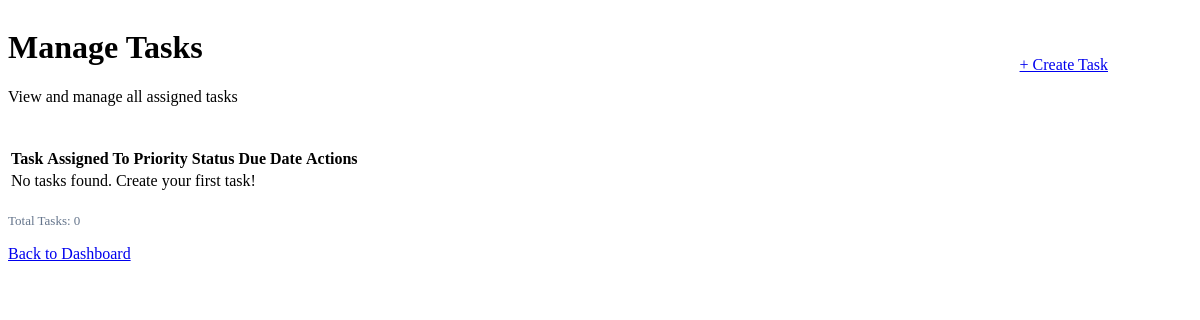
Before: /manage-task with the older database file.
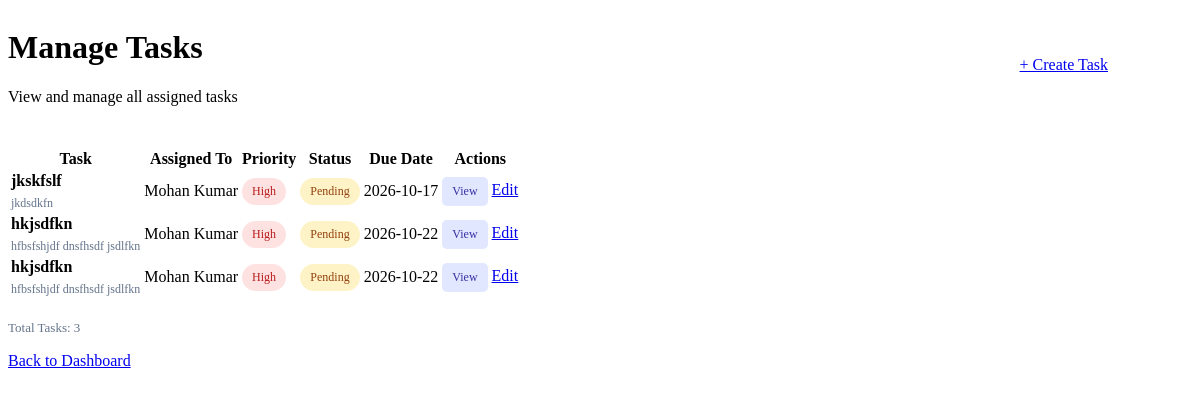
After: the same page with the newer database file.
### tables this page shows
CREATE TABLE tasks (
            id INTEGER PRIMARY KEY AUTOINCREMENT,
            title TEXT NOT NULL,
            description TEXT,
            assigned_to INTEGER,
            priority TEXT NOT NULL DEFAULT 'Medium',
            deadline DATE,
            status TEXT NOT NULL DEFAULT 'Pending',
            created_at TIMESTAMP DEFAULT CURRENT_TIMESTAMP,
            FOREIGN KEY (assigned_to) REFERENCES users(id)
        );

CREATE TABLE users (
            id INTEGER PRIMARY KEY AUTOINCREMENT,
            name TEXT NOT NULL,
            email TEXT UNIQUE NOT NULL,
            password TEXT NOT NULL,
            role TEXT NOT NULL,
            status TEXT NOT NULL DEFAULT 'Active',
            created_at TIMESTAMP DEFAULT CURRENT_TIMESTAMP
        );

### app.py (the view)
@app.route("/manage-task")
def manage_tasks():
    connection = get_db_connection()
    tasks = connection.execute(
        """
        SELECT tasks.*, users.name AS assigned_name
        FROM tasks
        LEFT JOIN users ON tasks.assigned_to = users.id
        ORDER BY tasks.id DESC
        """
    ).fetchall()
    connection.close()
    return render_template("manage_tasks.html", tasks=tasks)

### database.py (called while the page is built)
def get_db_connection():
    connection = sqlite3.connect(DATABASE)
    connection.row_factory = sqlite3.Row
    return connection

### templates/manage_tasks.html (shortened to what this page needs)
<!DOCTYPE html>
<html lang="en">
<head>
    <link rel="stylesheet"
          href="{{ url_for('static', filename='manage_task.css') }}">
</head>
<body>
    <div class="page">
        <div class="card tasks-card">
            <div class="header">
                <div>
                    <h1>Manage Tasks</h1>
                    <p>View and manage all assigned tasks</p>
                </div>
                <a href="/create-task" class="add-button">
                    + Create Task
                </a>
            </div>
            <div class="table-container">
                <table>
                    <thead>
                        <tr>
                            <th>Task</th>
                            <th>Assigned To</th>
                            <th>Priority</th>
                            <th>Status</th>
                            <th>Due Date</th>
                            <th>Actions</th>
                        </tr>
                    </thead>
                    <tbody>
                        {% for task in tasks %}
                        <tr>
                            <td>
                                <strong>{{ task.title }}</strong>
                                <small>{{ task.description }}</small>
                            </td>
                            <td>
                                {{ task.assigned_name or 'Not Assigned' }}
                            </td>
                            <td>
                                <span class="priority-{{ task.priority|lower }}">
                                    {{ task.priority }}
                                </span>
                            </td>
                            <td>
                                <span class="status-{{ task.status|lower|replace(' ', '-') }}">
                                    {{ task.status }}
                                </span>
                            </td>
                            <td>{{ task.deadline or 'Not Set' }}</td>
                            <td>
                                <a href="/task-details?id={{ task.id }}"
                                   class="view-button">
                                    View
                                </a>
                                <a href="/edit-task?id={{ task.id }}"
                                   class="edit-button">
                                    Edit
                                </a>
                            </td>
                        </tr>
                        {% else %}
                        <tr>
                            <td colspan="6">No tasks found. Create your first task!</td>
                        </tr>
                        {% endfor %}
                    </tbody>
                </table>
            </div>
            <div class="task-footer">
                Total Tasks: {{ tasks|length }}
            </div>
            <p>
                <a href="/dashboard">Back to Dashboard</a>
            </p>
        </div>
    </div>
</body>
</html>

### Css/manage_task.css (style rules this page uses)
.tasks-card { width: 1100px; max-width: 96%; }
.tasks-card .header { display: flex; justify-content: space-between; align-items: center; gap: 15px; margin-bottom: 25px; }
.tasks-card small { display: block; margin-top: 6px; color: #64748b; font-size: 12px; }
.priority-high, .priority-medium, .priority-low, .status-progress, .status-pending, .status-completed { display: inline-block; padding: 6px 10px; border-radius: 15px; font-size: 12px; white-space: nowrap; }
.priority-high { background: #fee2e2; color: #b91c1c; }
.status-pending { background: #fef3c7; color: #92400e; }
.view-button { display: inline-block; padding: 7px 10px; background: #e0e7ff; color: #3730a3; border-radius: 5px; text-decoration: none; font-size: 12px; }
.task-footer { margin-top: 20px; color: #64748b; font-size: 13px; }

Changed rows visible on the page:
added tasks: title "jkskfslf", description "jkdsdkfn", name "Mohan Kumar", priority "High", status "Pending", deadline "2026-10-17"
added tasks: title "hkjsdfkn", description "hfbsfshjdf dnsfhsdf jsdlfkn", name "Mohan Kumar", priority "High", status "Pending", deadline "2026-10-22"
added tasks: title "hkjsdfkn", description "hfbsfshjdf dnsfhsdf jsdlfkn", name "Mohan Kumar", priority "High", status "Pending", deadline "2026-10-22"
Other visible differences:
{{ tasks|length }}: "0" → "3"
text no longer shown: "No tasks found. Create your first task!"
